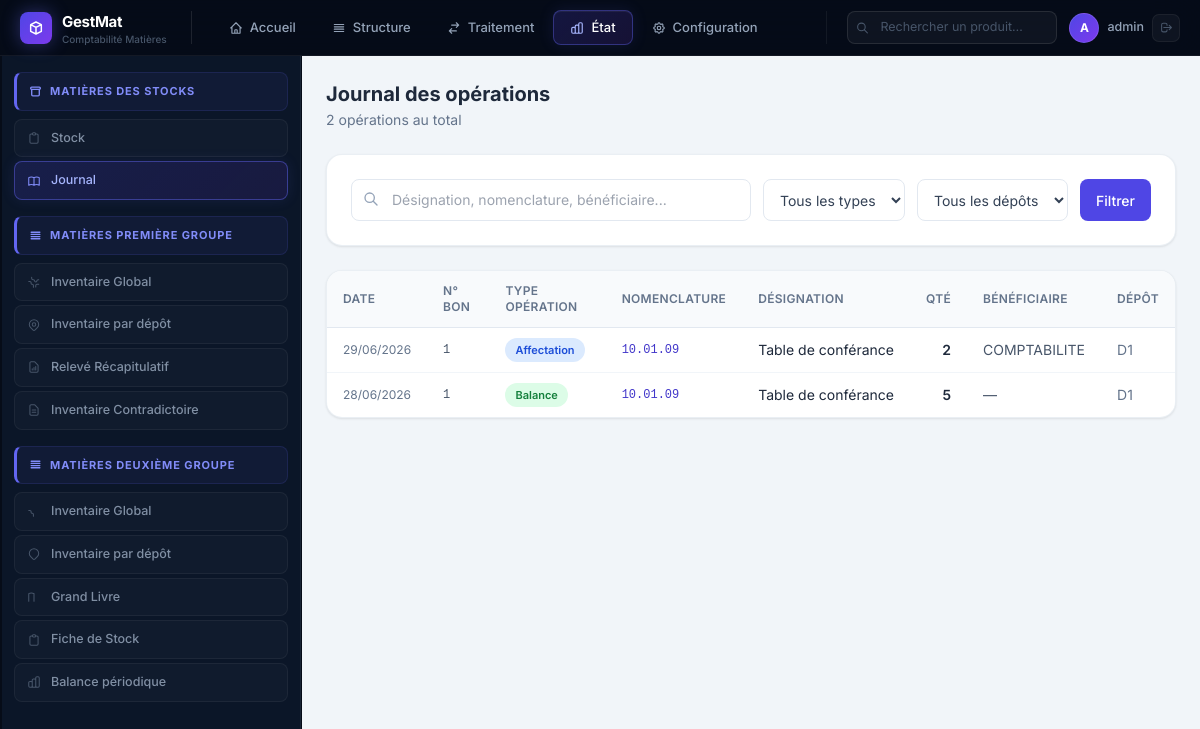
The app's page /journal/ (signed in) with its own data.
### matieres/models.py (models this page shows, shortened)
class Journal(models.Model):
    date_creation = models.DateField(null=True, blank=True, verbose_name="Date")
    num_bon = models.IntegerField(default=0, verbose_name="N° Bon")
    type_entree = models.CharField(max_length=100, verbose_name="Type opération")
    designation = models.CharField(max_length=300, verbose_name="Désignation")
    nomenclature = models.CharField(max_length=30, verbose_name="Nomenclature")
    specification = models.CharField(max_length=300, blank=True, verbose_name="Spécification")
    qte = models.IntegerField(default=0, verbose_name="Quantité")
    unite = models.CharField(max_length=50, blank=True, verbose_name="Unité")
    prix_ht = models.DecimalField(max_digits=15, decimal_places=2, default=0, verbose_name="Prix HT")
    prix_ttc = models.DecimalField(max_digits=15, decimal_places=2, default=0, verbose_name="Prix TTC")
    montant_ttc = models.DecimalField(max_digits=15, decimal_places=2, default=0, verbose_name="Montant TTC")
    beneficiaire = models.CharField(max_length=200, blank=True, verbose_name="Bénéficiaire")
    annee_exercice = models.IntegerField(null=True, blank=True, verbose_name="Année")
    depot = models.CharField(max_length=50, blank=True, verbose_name="Dépôt")
    observation = models.TextField(blank=True, verbose_name="Observation")
    existant = models.IntegerField(default=0, verbose_name="Existant")
    entree_periode = models.IntegerField(default=0, verbose_name="Entrée")
    sortie_periode = models.IntegerField(default=0, verbose_name="Sortie")
    existant_fin_periode = models.IntegerField(default=0, verbose_name="Existant fin période")
    montant_existant = models.DecimalField(max_digits=15, decimal_places=2, default=0, verbose_name="Montant existant")
    class Meta:
        verbose_name = "Journal"
        verbose_name_plural = "Journal des opérations"
        ordering = ['-date_creation', '-num_bon']

### matieres/views.py (the view)
# urls.py: path('journal/', views.journal_list, name='journal_list'),
@login_required
def journal_list(request):
    query = request.GET.get('q', '')
    type_op = request.GET.get('type', '')
    depot = request.GET.get('depot', '')
    journal = Journal.objects.order_by('-date_creation', '-id')
    if query:
        journal = journal.filter(Q(designation__icontains=query) | Q(nomenclature__icontains=query) | Q(beneficiaire__icontains=query))
    if type_op:
        journal = journal.filter(type_entree=type_op)
    if depot:
        journal = journal.filter(depot=depot)
    types = Journal.objects.values_list('type_entree', flat=True).distinct()
    depots_j = Journal.objects.values_list('depot', flat=True).distinct()
    context = {
        'page_title': 'Journal des opérations',
        'journal': journal[:200],
        'types': types,
        'depots': depots_j,
        'query': query,
        'type_op': type_op,
        'depot': depot,
        'total': journal.count(),
    }
    return render(request, 'journal/list.html', context)

### templates/journal/list.html (shortened to what this page needs)
{% extends 'base.html' %}
{% block content %}
<div class="flex items-center justify-between mb-6">
  <div>
    <h2 class="text-xl font-bold text-slate-800">Journal des opérations</h2>
    <p class="text-sm text-slate-500 mt-0.5">{{ total }} opération{{ total|pluralize }} au total</p>
  </div>
</div>
<div class="card mb-6">
  <form method="get" class="flex flex-wrap gap-3">
    <div class="flex-1 min-w-48 relative">
      <input type="text" name="q" value="{{ query }}" placeholder="Désignation, nomenclature, bénéficiaire..."
        class="w-full pl-10 pr-4 py-2.5 border border-slate-200 rounded-lg text-sm focus:outline-none focus:ring-2 focus:ring-primary-500">
      <svg class="absolute left-3 top-3 w-4 h-4 text-slate-400" fill="none" stroke="currentColor" viewBox="0 0 24 24"><path stroke-linecap="round" stroke-linejoin="round" stroke-width="2" d="M21 21l-6-6m2-5a7 7 0 11-14 0 7 7 0 0114 0"/></svg>
    </div>
    <select name="type" class="border border-slate-200 rounded-lg px-3 py-2.5 text-sm focus:outline-none focus:ring-2 focus:ring-primary-500 text-slate-700 bg-white">
      <option value="">Tous les types</option>
    </select>
    <select name="depot" class="border border-slate-200 rounded-lg px-3 py-2.5 text-sm focus:outline-none focus:ring-2 focus:ring-primary-500 text-slate-700 bg-white">
      <option value="">Tous les dépôts</option>
    </select>
    <button type="submit" class="btn-primary">Filtrer</button>
  </form>
</div>
<div class="card p-0 overflow-hidden">
  <div class="overflow-x-auto">
    <table class="w-full text-sm">
      <thead class="bg-slate-50 border-b border-slate-200">
        <tr>
          <th class="text-left px-4 py-3 text-xs font-semibold text-slate-500 uppercase tracking-wide">Date</th>
          <th class="text-left px-4 py-3 text-xs font-semibold text-slate-500 uppercase tracking-wide">N° Bon</th>
          <th class="text-left px-4 py-3 text-xs font-semibold text-slate-500 uppercase tracking-wide">Type opération</th>
          <th class="text-left px-4 py-3 text-xs font-semibold text-slate-500 uppercase tracking-wide">Nomenclature</th>
          <th class="text-left px-4 py-3 text-xs font-semibold text-slate-500 uppercase tracking-wide">Désignation</th>
          <th class="text-right px-4 py-3 text-xs font-semibold text-slate-500 uppercase tracking-wide">Qté</th>
          <th class="text-left px-4 py-3 text-xs font-semibold text-slate-500 uppercase tracking-wide">Bénéficiaire</th>
          <th class="text-left px-4 py-3 text-xs font-semibold text-slate-500 uppercase tracking-wide">Dépôt</th>
        </tr>
      </thead>
      <tbody class="divide-y divide-slate-100">
        {% for op in journal %}
        <tr class="hover:bg-slate-50 transition-colors">
          <td class="px-4 py-2.5 text-slate-500 whitespace-nowrap text-xs">{{ op.date_creation|date:"d/m/Y"|default:"—" }}</td>
          <td class="px-4 py-2.5 font-mono text-xs text-slate-600">{{ op.num_bon }}</td>
          <td class="px-4 py-2.5">
            {% if "Entrée" in op.type_entree or "Balance" in op.type_entree %}
              <span class="badge-success">{{ op.type_entree }}</span>
            {% elif "Définitive" in op.type_entree %}
              <span class="badge-red">{{ op.type_entree }}</span>
            {% elif "Affectation" in op.type_entree %}
              <span class="badge-info">{{ op.type_entree }}</span>
            {% else %}
              <span class="badge-warning">{{ op.type_entree }}</span>
            {% endif %}
          </td>
          <td class="px-4 py-2.5 font-mono text-xs text-primary-700">{{ op.nomenclature }}</td>
          <td class="px-4 py-2.5 text-slate-800 max-w-xs truncate">{{ op.designation }}</td>
          <td class="px-4 py-2.5 text-right font-semibold text-slate-800">{{ op.qte }}</td>
          <td class="px-4 py-2.5 text-slate-600 truncate">{{ op.beneficiaire|default:"—" }}</td>
          <td class="px-4 py-2.5 text-slate-500">{{ op.depot|default:"—" }}</td>
        </tr>
        {% empty %}
        <tr><td colspan="8" class="px-4 py-12 text-center text-slate-400">Aucune opération enregistrée</td></tr>
        {% endfor %}
      </tbody>
    </table>
  </div>
</div>
{% endblock %}

### templates/base.html (shortened to what this page needs)
<!DOCTYPE html>
<html lang="fr" class="h-full">
<head>
  <script src="https://cdn.tailwindcss.com"></script>
</head>
<body>
<header class="topbar">
  <div class="logo-wrap">
    <div class="logo-icon">
      <svg width="16" height="16" fill="none" stroke="#fff" viewBox="0 0 24 24" stroke-width="2.2">
        <path stroke-linecap="round" stroke-linejoin="round" d="M20 7l-8-4-8 4m16 0l-8 4m8-4v10l-8 4m0-10L4 7m8 4v10M4 7v10l8 4"/>
      </svg>
    </div>
    <div>
      <div class="logo-text">GestMat</div>
      <div class="logo-sub">{% if societe %}{{ societe.nom|truncatechars:20 }}{% else %}Comptabilité Matières{% endif %}</div>
    </div>
  </div>
  <nav class="tab-nav" role="tablist">
    <a href="{% url 'matieres:dashboard' %}" class="tab-btn" data-tab="accueil" role="tab">
      <svg width="14" height="14" fill="none" stroke="currentColor" viewBox="0 0 24 24" stroke-width="2">
        <path stroke-linecap="round" stroke-linejoin="round" d="M3 12l2-2m0 0l7-7 7 7M5 10v10a1 1 0 001 1h3m10-11l2 2m-2-2v10a1 1 0 01-1 1h-3m-6 0a1 1 0 001-1v-4a1 1 0 011-1h2a1 1 0 011 1v4a1 1 0 001 1m-6 0h6"/>
      </svg>
      Accueil
    </a>
    <span class="tab-btn" data-tab="structure" role="tab" style="cursor:pointer">
      <svg width="14" height="14" fill="none" stroke="currentColor" viewBox="0 0 24 24" stroke-width="2">
        <path stroke-linecap="round" stroke-linejoin="round" d="M4 6h16M4 10h16M4 14h16M4 18h16"/>
      </svg>
      Structure
    </span>
    <span class="tab-btn" data-tab="traitement" role="tab" style="cursor:pointer">
      <svg width="14" height="14" fill="none" stroke="currentColor" viewBox="0 0 24 24" stroke-width="2">
        <path stroke-linecap="round" stroke-linejoin="round" d="M8 7h12m0 0l-4-4m4 4l-4 4m0 6H4m0 0l4 4m-4-4l4-4"/>
      </svg>
      Traitement
    </span>
    <span class="tab-btn" data-tab="etat" role="tab" style="cursor:pointer">
      État
    </span>
    <span class="tab-btn" data-tab="configuration" role="tab" style="cursor:pointer">
      Configuration
    </span>
  </nav>
  <div class="topbar-right">
    <div class="search-wrap">
      <svg class="search-icon" width="13" height="13" fill="none" stroke="currentColor" viewBox="0 0 24 24" stroke-width="2">
        <path stroke-linecap="round" stroke-linejoin="round" d="M21 21l-6-6m2-5a7 7 0 11-14 0 7 7 0 0114 0"/>
      </svg>
      <input type="text" placeholder="Rechercher un produit…" name="q"
        hx-get="{% url 'matieres:htmx_recherche_produit' %}"
        hx-trigger="keyup changed delay:300ms"
        hx-target="#search-results">
    </div>
    <div class="user-wrap">
      <div class="user-avatar">{{ request.user.username|first|upper }}</div>
      <span class="user-name">{{ request.user.get_full_name|default:request.user.username }}</span>
      <a href="{% url 'logout' %}" class="btn-logout" title="Déconnexion">
        <svg width="13" height="13" fill="none" stroke="currentColor" viewBox="0 0 24 24" stroke-width="2">
          <path stroke-linecap="round" stroke-linejoin="round" d="M17 16l4-4m0 0l-4-4m4 4H7m6 4v1a3 3 0 01-3 3H6a3 3 0 01-3-3V7a3 3 0 013-3h4a3 3 0 013 3v1"/>
        </svg>
      </a>
    </div>
  </div>
</header>
<div class="app-body">
  <aside id="panel-etat" class="side-panel w-triple" role="navigation" aria-label="État">
    <div class="panel-inner">
      <div class="panel-section">
        <div class="section-title">
          <svg width="13" height="13" fill="none" stroke="currentColor" viewBox="0 0 24 24" stroke-width="2.5">
            <path stroke-linecap="round" stroke-linejoin="round" d="M5 8h14M5 8a2 2 0 110-4h14a2 2 0 110 4M5 8v10a2 2 0 002 2h10a2 2 0 002-2V8"/>
          </svg>
          Matières des stocks
        </div>
        <a href="{% url 'matieres:stock_depot_list' %}"
           class="panel-btn {% if request.resolver_match.url_name == 'stock_depot_list' %}active{% endif %}">
          <svg width="14" height="14" fill="none" stroke="currentColor" viewBox="0 0 24 24" stroke-width="1.8">
            <path stroke-linecap="round" stroke-linejoin="round" d="M9 5H7a2 2 0 00-2 2v12a2 2 0 002 2h10a2 2 0 002-2V7a2 2 0 00-2-2h-2M9 5a2 2 0 002 2h2a2 2 0 002-2M9 5a2 2 0 012-2h2a2 2 0 012 2"/>
          </svg>
          Stock
        </a>
        <a href="{% url 'matieres:journal_list' %}"
           class="panel-btn {% if request.resolver_match.url_name == 'journal_list' %}active{% endif %}">
          Journal
        </a>
      </div>
      <div class="panel-section">
        <div class="section-title">
          <svg width="13" height="13" fill="none" stroke="currentColor" viewBox="0 0 24 24" stroke-width="2.5">
            <path stroke-linecap="round" stroke-linejoin="round" d="M4 6h16M4 10h16M4 14h16M4 18h16"/>
          </svg>
          Matières première groupe
        </div>
        <a href="{% url 'matieres:inventaire_global' %}"
           class="panel-btn {% if request.resolver_match.url_name == 'inventaire_global' %}active{% endif %}">
          Inventaire Global
        </a>
        <a href="{% url 'matieres:inventaire_depot' %}"
           class="panel-btn {% if request.resolver_match.url_name == 'inventaire_depot' %}active{% endif %}">
          Inventaire par dépôt
        </a>
        <a href="{% url 'matieres:releve_recapitulatif' %}"
           class="panel-btn {% if request.resolver_match.url_name == 'releve_recapitulatif' %}active{% endif %}">
          <svg width="14" height="14" fill="none" stroke="currentColor" viewBox="0 0 24 24" stroke-width="1.8">
            <path stroke-linecap="round" stroke-linejoin="round" d="M9 17v-2m3 2v-4m3 4v-6m2 10H7a2 2 0 01-2-2V5a2 2 0 012-2h5.586a1 1 0 01.707.293l5.414 5.414a1 1 0 01.293.707V19a2 2 0 01-2 2z"/>
          </svg>
          Relevé Récapitulatif
        </a>
        <a href="{% url 'matieres:inventaire_individuel' %}"
           class="panel-btn {% if request.resolver_match.url_name == 'inventaire_individuel' %}active{% endif %}">
          <svg width="14" height="14" fill="none" stroke="currentColor" viewBox="0 0 24 24" stroke-width="1.8">
            <path stroke-linecap="round" stroke-linejoin="round" d="M9 12h6m-6 4h6m2 5H7a2 2 0 01-2-2V5a2 2 0 012-2h5.586a1 1 0 01.707.293l5.414 5.414a1 1 0 01.293.707V19a2 2 0 01-2 2z"/>
          </svg>
          Inventaire Contradictoire
        </a>
      </div>
      <div class="panel-section">
        <div class="section-title">
          <svg width="13" height="13" fill="none" stroke="currentColor" viewBox="0 0 24 24" stroke-width="2.5">
            <path stroke-linecap="round" stroke-linejoin="round" d="M4 6h16M4 10h16M4 14h16M4 18h16"/>
          </svg>
          Matières deuxième groupe
        </div>
        <a href="{% url 'matieres:inventaire_global' %}"
           class="panel-btn {% if request.resolver_match.url_name == 'inventaire_global' %}active{% endif %}">
          <svg width="14" height="14" fill="none" stroke="currentColor" viewBox="0 0 24 24" stroke-width="1.8">
            <path stroke-linecap="round" stroke-linejoin="round" d="M3.055 11H5a2 2 0 012 2v1a2 2 0 002 2 2 2 0 012 2v2.945"/>
          </svg>
          Inventaire Global
        </a>
        <a href="{% url 'matieres:inventaire_depot' %}"
           class="panel-btn {% if request.resolver_match.url_name == 'inventaire_depot' %}active{% endif %}">
          <svg width="14" height="14" fill="none" stroke="currentColor" viewBox="0 0 24 24" stroke-width="1.8">
            <path stroke-linecap="round" stroke-linejoin="round" d="M17.657 16.657L13.414 20.9a1.998 1.998 0 01-2.827 0l-4.244-4.243a8 8 0 1111.314 0z"/>
          </svg>
          Inventaire par dépôt
        </a>
        <a href="{% url 'matieres:grand_livre' %}"
           class="panel-btn {% if request.resolver_match.url_name == 'grand_livre' %}active{% endif %}">
          <svg width="14" height="14" fill="none" stroke="currentColor" viewBox="0 0 24 24" stroke-width="1.8">
            <path stroke-linecap="round" stroke-linejoin="round" d="M12 6.253v13m0-13C10.832 5.477 9.246 5 7.5 5S4.168 5.477 3 6.253v13"/>
          </svg>
          Grand Livre
        </a>
        <a href="{% url 'matieres:inventaire_individuel' %}"
           class="panel-btn {% if request.resolver_match.url_name == 'fiche_stock' %}active{% endif %}">
          <svg width="14" height="14" fill="none" stroke="currentColor" viewBox="0 0 24 24" stroke-width="1.8">
            <path stroke-linecap="round" stroke-linejoin="round" d="M9 5H7a2 2 0 00-2 2v12a2 2 0 002 2h10a2 2 0 002-2V7a2 2 0 00-2-2h-2M9 5a2 2 0 002 2h2a2 2 0 002-2M9 5a2 2 0 012-2h2a2 2 0 012 2"/>
          </svg>
          Fiche de Stock
        </a>
        <a href="{% url 'matieres:balance_list' %}"
           class="panel-btn {% if request.resolver_match.url_name == 'balance_list' %}active{% endif %}">
          Balance périodique
        </a>
      </div>
    </div>
  </aside>
  <main class="main-area" id="main-content">
    <div class="main-inner">
      {% block content %}{% endblock %}
    </div>
  </main>
</div>
</body>
</html>

### records on screen
Journal: date_creation "29/06/2026", num_bon "1", type_entree "Affectation", nomenclature "10.01.09", designation "Table de conférance", qte "2", beneficiaire "COMPTABILITE", depot "D1"
Journal: date_creation "28/06/2026", num_bon "1", type_entree "Balance", nomenclature "10.01.09", designation "Table de conférance", qte "5", beneficiaire "—", depot "D1"

### other values on screen
{{ request.user.username|first|upper }} "A"
{{ request.user.get_full_name|default:request.user.username }} "admin"
{{ total }} "2"
